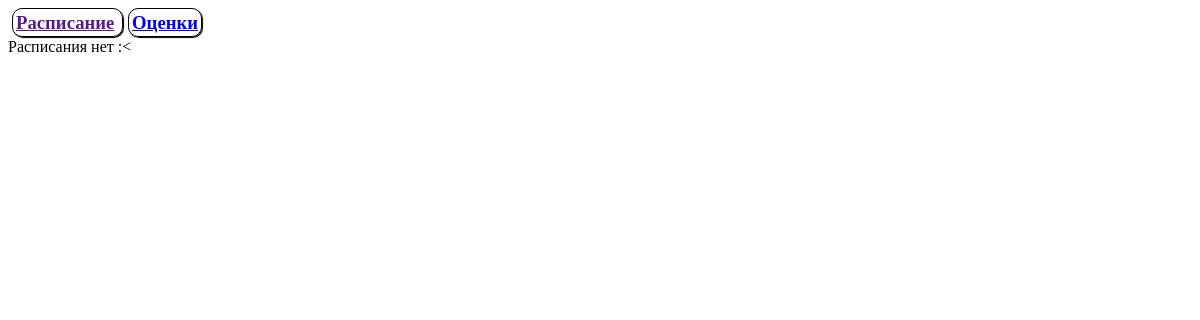
Before: /main/ with the older database file.
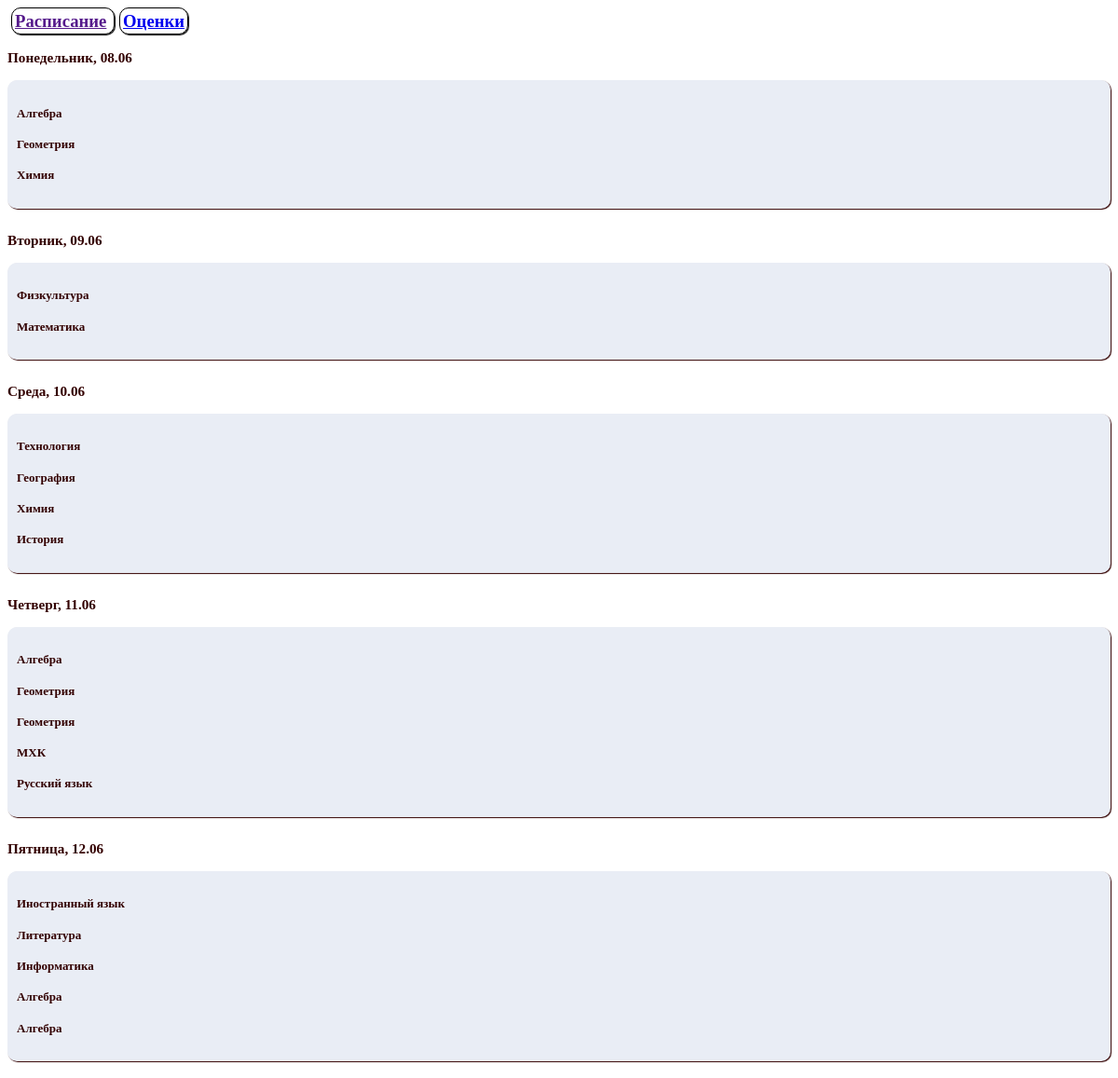
After: the same page with the newer database file.
### application/models.py (models this page shows, shortened)
class daily_timetable(models.Model):
	list_Days = (
		("Пн","Понедельник"),
		("Вт","Вторник"),
		("Ср","Среда"),
		("Чт","Четверг"),
		("Пт","Пятница"),
		("Сб","Суббота"),
		("Вс","Воскресенье")
	)
	Day = models.CharField(max_length=11, choices=list_Days, help_text="выберете день",default= datetime.date.today())
	date = models.DateTimeField(null=True, blank=True)#, default=datetime.timezone)
	number_of_lessons = models.CharField(max_length=1, help_text="Количество уроков")
	lessons = models.CharField(max_length=200, help_text="выберете уроки")

### application/views.py (the view)
# urls.py: path("", views.index, name = 'index'),
def index(request):
	days_short = ["Пн","Вт","Ср","Чт","Пт","Сб","Вс"]
	days_long = ["Понедельник","Вторник","Среда","Четверг","Пятница","Суббота","Воскресенье"]
	timetable = daily_timetable.objects.order_by('date')
	for a in timetable:
		a.lessons = a.lessons.split(",")
		a.Day = days_long[days_short.index(a.Day)]
		a.date = '.'.join(str(a.date).split(" ")[0].split('-')[1:3])
	return render(request, 'list.html',{"timetable": timetable,})

### electronic_journal/templates/list.html (shortened to what this page needs)
{% extends "main.html" %}
{% block content %}
	{%if timetable%}
		{% for a in timetable %}
		<div class = "day_timetable" style = "flex-direction: column; box-sizing: border-box; display: flex; opacity: 1; font-size: 13px;
    		color: #300;">
			<div class = 'day_data' style = "flex-direction: row; box-sizing: border-box; max-height: 100%;">
				<h3 class = 'day' >{{ a.Day }}, {{a.date}}</h3>
			</div>
			<div class = "lessons" >
				{% for el in a.lessons %}
					<h4 class = 'lesson'>{{ el }}</h4>
				{% endfor %}
		</div>
		{% endfor %}
	{% else %}
		Расписания нет :<
	{% endif %}
{% endblock  %}

### electronic_journal/templates/main.html (shortened to what this page needs)
<!DOCTYPE html>
<html lang="ru">
<head>
	<link rel="stylesheet" href="main.css"/>
</head>
<body>
	<div class = 'hr'>
	    <h3>  <a href="">Расписание</a> </h3>
	    <h3>  <a href="marks">Оценки</a>  </h3>
	 </div>
	{% block content %}
	{% endblock  %}
</body>
</html>

### electronic_journal/templates/main.html (style rules this page uses)
div.hr { margin: 2; padding: 4px; }
div.hr h3 { display: inline; margin-right: 5px; border: 1px solid #000; box-shadow: 1px 1px 1px; border-radius: 10px; padding: 3px; }
div.lessons { border-radius: 10px; box-shadow: 1px 1px 1px; padding: 10px 10px; margin-bottom: 10px; background-color: #e9edf5; color: #300; }

Changed rows visible on the page:
added daily_timetable: Day "Понедельник", date "08.06", lessons "Алгебра" "Геометрия" "Химия"
added daily_timetable: Day "Вторник", date "09.06", lessons "Физкультура" "Математика"
added daily_timetable: Day "Среда", date "10.06", lessons "Технология" "География" "Химия" "История"
added daily_timetable: Day "Четверг", date "11.06", lessons "Алгебра" "Геометрия" "Геометрия" "МХК" "Русский язык"
added daily_timetable: Day "Пятница", date "12.06", lessons "Иностранный язык" "Литература" "Информатика" "Алгебра" "Алгебра"
Other visible differences:
text no longer shown: "Расписания нет :<"
